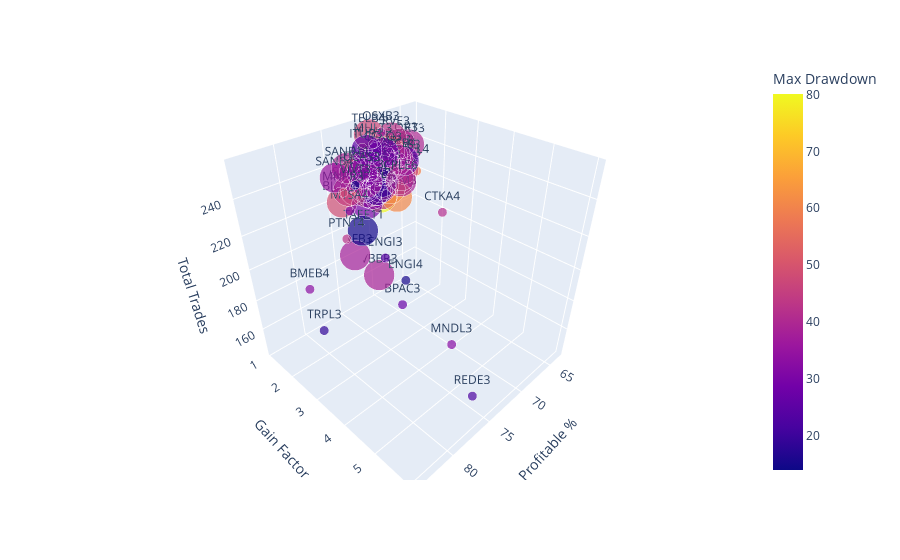

The notebook cell this image was saved under:
### Code cell
# Create 3D scatter plot
fig = px.scatter_3d(backtesting_result, x='Profitable %', y='Gain Factor', z='Total Trades', color="Max Drawdown", size="Total Candles Scaled", text="Ticker", size_max=30)

# Show plot
fig.show()

### Figure 1 — Plotly figure (JSON) as saved in the notebook; plotly's stock layout.template omitted (floating-point values rounded to 4 significant figures)
{"data": [{"hovertemplate": "Profitable %=%{x}<br>Gain Factor=%{y}<br>Total Trades=%{z}<br>Total Candles Scaled=%{marker.size}<br>Ticker=%{text}<br>Max Drawdown=%{marker.color}<extra></extra>", "legendgroup": "", "marker": {"color": [59.85, 40.14, 80.08, 42.2, 48.14, 68.96, 51.56, 43.14, 40.46, 31.56, 53.97, 47.11, 51.32, 30.43, 47.51, 38.12, 31.25, 53.8, 36.13, 51.98, 66.05, 33.14, 46.04, 43.53, 46.57, 47.47, 38.79, 36.03, 36.2, 55.13, 44.28, 28.37, 51.44, 65.77, 72, 32.07, 31.41, 48.81, 25.99, 60.84, 39.75, 43.96, 37.05, 39.99, 43.28, 40.01, 43.9, 37.98, 42.14, 25.29, 30.12, 14.22, 27.18, 44.87, 21.33, 35.5, 36.45, 26.99, 30.92, 35.64, 47.55, 24.43, 38.86, 31.31, 14.87, 42.63, 13.94, 32.99, 41.26, 18.58, 15.07, 32.23, 22.34], "coloraxis": "coloraxis", "size": [1, 11, 11, 11, 11, 11, 1, 11, 11, 11, 11, 11, 11, 11, 11, 11, 11, 11, 11, 1, 11, 11, 11, 11, 11, 11, 11, 11, 11, 11, 11, 11, 1, 11, 11, 1, 11, 11, 11, 11, 11, 1, 1, 11, 1, 11, 11, 11, 1, 11, 11, 11, 11, 11, 11, 1, 11, 1, 11, 11, 1, 1, 11, 1, 11, 1, 1, 1, 1, 1, 1, 1, 1], "sizemode": "area", "sizeref": 0.01222, "symbol": "circle"}, "mode": "markers+text", "name": "", "scene": "scene", "showlegend": false, "text": ["INEP3", "ELET3", "RCSL3", "PSSA3", "DXCO3", "POSI3", "INEP4", "MRVE3", "ECOR3", "NTCO3", "FLRY3", "SBSP3", "BRAP4", "BBSE3", "EZTC3", "CRFB3", "AURE3", "JBSS3", "LREN3", "ALPA3", "PETR3", "ARZZ3", "VALE3", "UGPA3", "ENAT3", "TELB4", "VBBR3", "RADL3", "B3SA3", "RENT3", "WEGE3", "HYPE3", "MGEL4", "PETR4", "PRIO3", "ENGI11", "ITSA4", "BIOM3", "TIMS3", "ATOM3", "TOTS3", "CPFE3", "OSXB3", "ABEV3", "MULT3", "SANB11", "VULC3", "ABCB4", "ENEV3", "ITUB3", "SLCE3", "EGIE3", "CCRO3", "SHUL4", "TRPL4", "SANB3", "EQTL3", "BPAC3", "UCAS3", "SANB4", "MNPR3", "ENGI3", "CPLE6", "MTSA4", "TAEE11", "PTNT4", "VIVT3", "BMEB4", "CTKA4", "TRPL3", "ENGI4", "MNDL3", "REDE3"], "type": "scatter3d", "x": [63.47, 64.71, 68.72, 68.54, 66.67, 70.64, 71.14, 67.61, 66.53, 67.23, 67.92, 69.6, 68.4, 66.97, 68.94, 73.22, 68.67, 71.43, 69.46, 70.48, 68.35, 69.07, 66.96, 68.07, 66.67, 70.87, 70.55, 70.91, 68.24, 72.88, 73.01, 69.64, 66.09, 70.72, 71.75, 71.76, 70.94, 74.89, 67.23, 68.37, 70.09, 71.75, 70.31, 72.08, 71.31, 74.49, 70.8, 68.62, 70.48, 72.4, 72.73, 70.87, 70.85, 75.11, 71.93, 74.79, 73.19, 69.44, 73.97, 77.24, 76.99, 73.23, 71.31, 77.06, 76.35, 78.08, 77.42, 82.84, 70.48, 83.94, 79.37, 77.84, 77.11], "y": [1.161, 1.165, 1.103, 1.114, 1.153, 1.128, 1.194, 1.257, 1.286, 1.285, 1.274, 1.244, 1.279, 1.332, 1.301, 1.227, 1.314, 1.274, 1.313, 1.311, 1.356, 1.345, 1.401, 1.403, 1.434, 1.369, 1.388, 1.392, 1.453, 1.361, 1.379, 1.466, 1.545, 1.446, 1.426, 1.45, 1.474, 1.425, 1.591, 1.613, 1.609, 1.589, 1.65, 1.623, 1.641, 1.578, 1.684, 1.741, 1.723, 1.703, 1.701, 1.751, 1.837, 1.778, 1.859, 1.793, 1.883, 2.034, 1.964, 2.036, 2.209, 2.43, 2.521, 2.411, 2.576, 2.548, 2.769, 2.683, 3.616, 3.439, 4.667, 5.528, 6], "z": [219, 238, 211, 213, 234, 235, 246, 247, 242, 235, 240, 227, 231, 221, 235, 183, 233, 224, 239, 227, 218, 236, 224, 238, 228, 254, 163, 220, 233, 236, 226, 224, 230, 222, 223, 216, 234, 223, 235, 215, 234, 223, 256, 240, 251, 243, 226, 239, 227, 250, 220, 230, 247, 233, 228, 234, 235, 144, 242, 246, 239, 194, 237, 231, 220, 219, 248, 204, 227, 193, 223, 194, 166]}], "layout": {"coloraxis": {"colorbar": {"title": {"text": "Max Drawdown"}}, "colorscale": [[0, "#0d0887"], [0.1111, "#46039f"], [0.2222, "#7201a8"], [0.3333, "#9c179e"], [0.4444, "#bd3786"], [0.5556, "#d8576b"], [0.6667, "#ed7953"], [0.7778, "#fb9f3a"], [0.8889, "#fdca26"], [1, "#f0f921"]]}, "legend": {"itemsizing": "constant", "tracegroupgap": 0}, "margin": {"t": 60}, "scene": {"domain": {"x": [0, 1], "y": [0, 1]}, "xaxis": {"title": {"text": "Profitable %"}}, "yaxis": {"title": {"text": "Gain Factor"}}, "zaxis": {"title": {"text": "Total Trades"}}}}}
